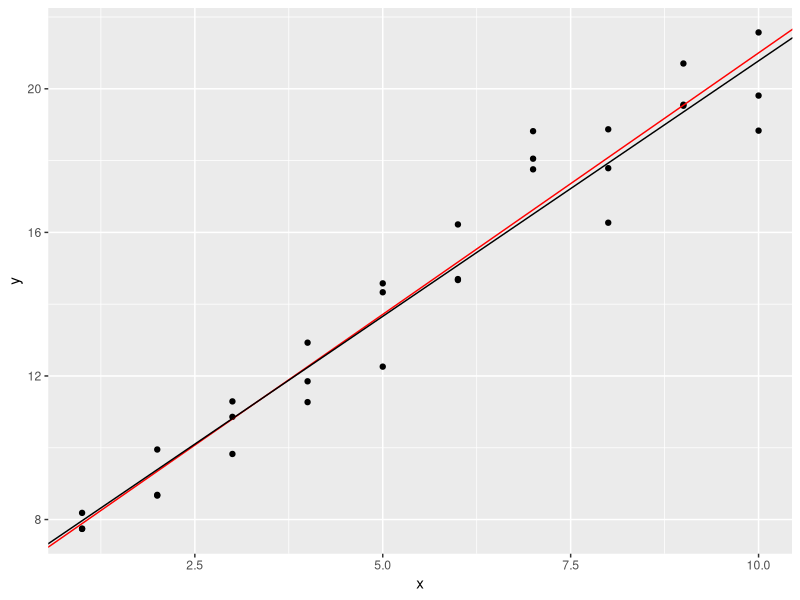
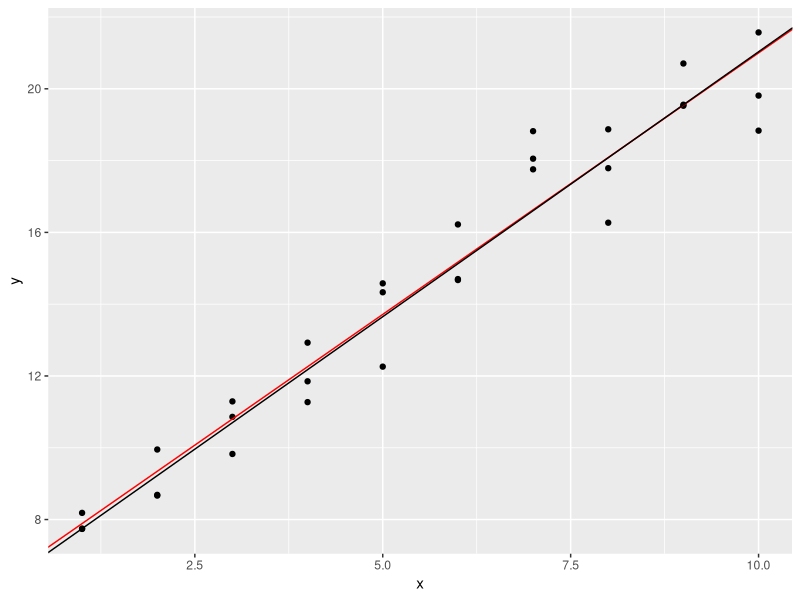
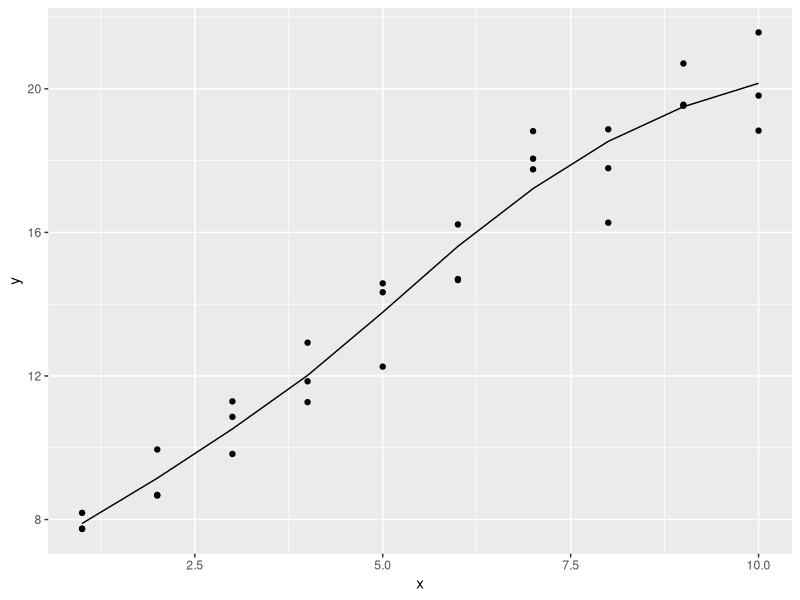
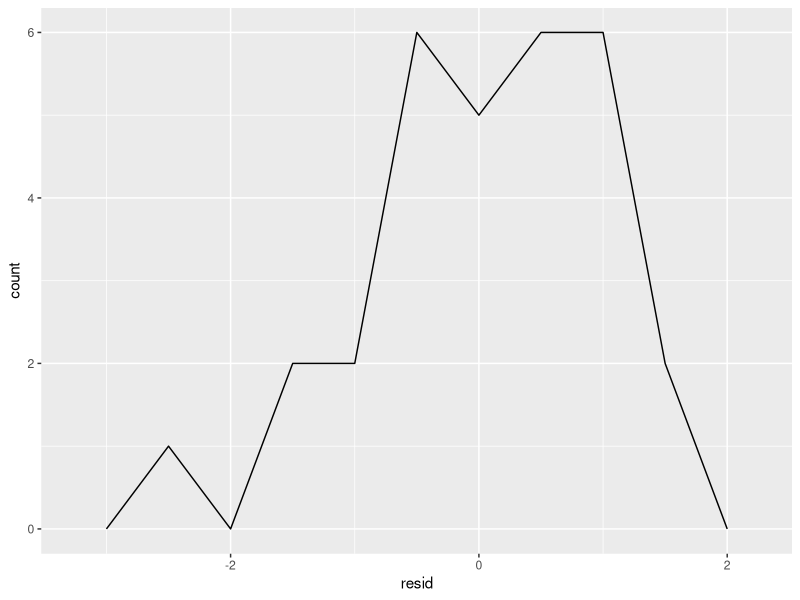
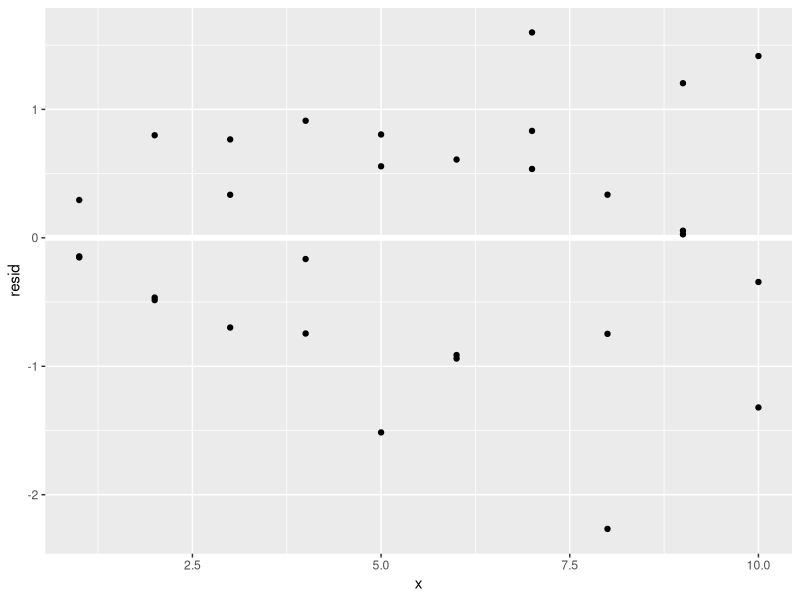
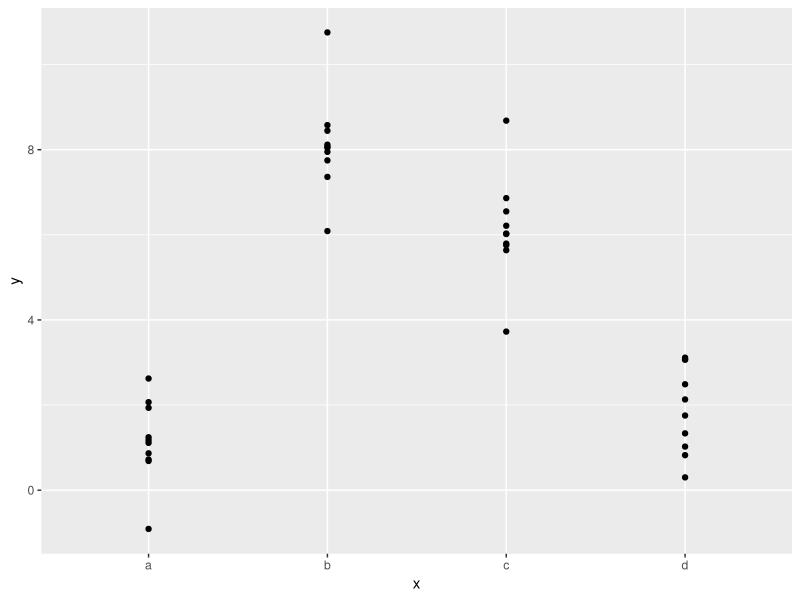
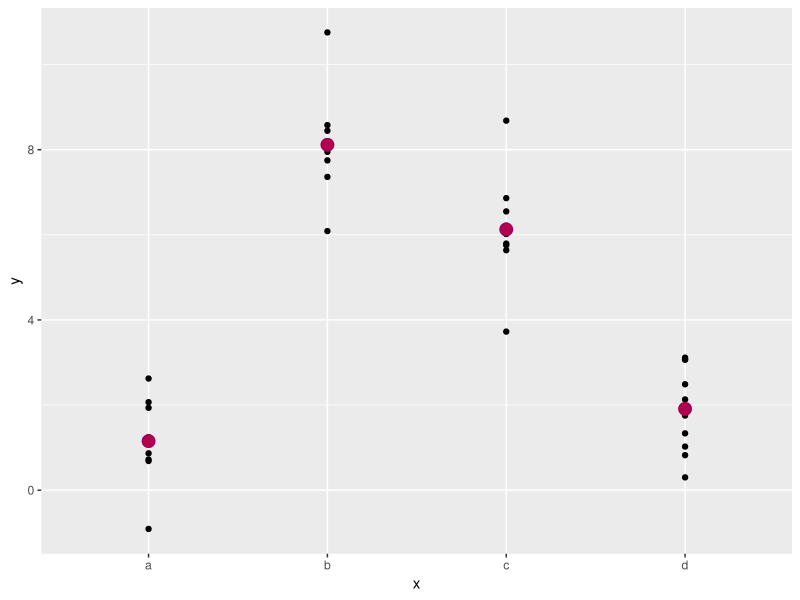
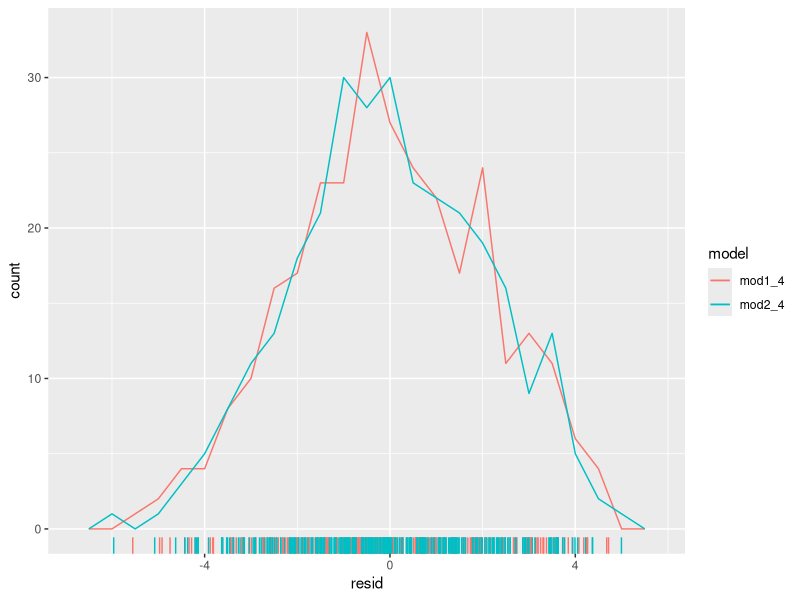

These figures' R source, in order:
#23 Model basics
library(tidyverse)
library(modelr)
library(ggplot2)
options(na.action = na.warn)


mod1f<-function(a,data){
  a[1]+data$x*a[2]
}



#23.2.1 Exercises

#1.One downside of the linear model is that it is sensitive to unusual values because the distance incorporates a squared term. Fit a linear model to the simulated data below, and visualise the results. Rerun a few times to generate different simulated datasets. What do you notice about the model?
  
sim1a <- tibble(
  x = rep(1:10, each = 3),
  y = x * 1.5 + 6 + rt(length(x), df = 2)
  )

sim1a_fil<-sim1a%>%filter(y<20)
mod1a<-lm(y~x, data = sim1a)
coefs_1a<-as.vector(coef(mod1a))
mod2a<-lm(y~x, data = sim1a_fil)
coefs_2a<-as.vector(coef(mod2a))
ggplot(sim1a, aes(x,y))+
  geom_point()+
  geom_abline(data=coefs_1a, slope = coefs_1a[2], intercept = coefs_1a[1], color = "red")+
  geom_abline(data=coefs_2a, slope = coefs_2a[2], intercept = coefs_2a[1])
##Outlier play a major rol in the slope of the model.


#2.One way to make linear models more robust is to use a different distance measure. For example, instead of root-mean-squared distance, you could use mean-absolute distance:

model1 <- function(a, data) {
  a[1] + data$x * a[2]
}
model1(c(7, 1.5), sim1a)

measure_distance <- function(mod, data) {
  diff <- data$y - model1(mod, data)
  mean(abs(diff))
}


best <- optim(c(0, 0), measure_distance, data = sim1a)
model1(best$par, sim1a)
coefs2<-best$par
ggplot(sim1a, aes(x,y))+
  geom_point()+
  geom_abline(data=coefs_1a, slope = coefs_1a[2], intercept = coefs_1a[1], color = "red")+
  geom_abline(data=coefs2, slope = coefs2[2], intercept = coefs2[1])
coefs_1a
coefs2

#Use optim() to fit this model to the simulated data above and compare it to the linear model.
##Well, it appears to have a steeper slope, and thus, less affected by the outlier.


#3.One challenge with performing numerical optimisation is that it’s only guaranteed to find one local optimum. What’s the problem with optimising a three parameter model like this?

model2 <- function(a, data) {
  a[1] + data$x * a[2] + a[3]
}

model2(c(0,0,0), sim1a)
best <- optim(c(0, 0,0), measure_distance, data = sim1a)
coefs3<-best$par

##The problem is that it will have the same fit, since what was before a[1] now is (a[1]+a[3])
##and won't change the slope. In this case the only way would be to a have a polynomial alternative.
##because the a[3] would be independent from "x" and thus, "x" wouldn't affect the outcome



#23.3.3 Exercises

#1.Instead of using lm() to fit a straight line, you can use loess() to fit a smooth curve. Repeat the process of model fitting, grid generation, predictions, and visualisation on sim1 using loess() instead of lm(). How does the result compare to geom_smooth()?

modsim2<-loess(y ~ x, data = sim1a)
sim1a <- sim1a %>% 
  add_predictions(modsim2)
sim1a%>%ggplot(aes(x, y))+
  geom_point()+geom_line(aes(y = pred))


sim1a<-sim1a%>%add_residuals(modsim2)

ggplot(sim1a, aes(resid)) + 
  geom_freqpoly(binwidth = 0.5)
#With a polynomial model we see that residuals are much more common around 0. With means a better fit.

ggplot(sim1a, aes(x, resid)) + 
  geom_ref_line(h = 0) +
  geom_point() 
##

#2.add_predictions() is paired with gather_predictions() and spread_predictions(). How do these three functions differ?
?add_predictions ##A data frame. add_prediction adds a single new column, .pred, to the input dat


?gather_predictions ##spread_predictions adds one column for each model.

?spread_predictions ##gather_predictions adds two columns .model and .pred, and repeats the input rows for each model.

##Answ from docs, but this is useful because it gives the models the analogous tools for wrangling data about the model.

?spread
#3.What does geom_ref_line() do? What package does it come from? Why is displaying a reference line in plots showing residuals useful and important?

?geom_ref_line()
##Comes from modelr package
##It is useful to have a reference line because is a way of visualize how much a residual differs from the ideal, which would be zero (in which case the model captured perfectly the "y")
#4.Why might you want to look at a frequency polygon of absolute residuals? What are the pros and cons compared to looking at the raw residuals?
##Because if the residuals folllow a known distribution it might bring insight about the model, the dataset and the next step in the investigation 
##One of the cons could be that it smoothes the line of residuals, and if positive and negative residuals alternate a lot it might give the impression of something happening there

#23.4.5 Exercises

#1.What happens if you repeat the analysis of sim2 using a model without an 
#intercept. What happens to the model equation? What happens to the predictions?

sim2%>%ggplot(aes(x,y))+geom_point()
mod2w <- lm(y ~ x - 1, data = sim2)
mod2 <- lm(y ~ x , data = sim2)

coef(mod2w)
coef(mod2)
gridw<-sim2%>%
  data_grid(x)%>%
  add_predictions(mod2w)

grid<-sim2%>%
  data_grid(x)%>%
  add_predictions(mod2)

grid
sim2%>%ggplot(aes(x))+
  geom_point(aes(y=y))+
  geom_point(data = gridw, aes(y = pred), color = "red", size = 4)+
  geom_point(data = grid, aes(y = pred), color = "blue", size = 4, alpha = 0.3)
##The model equation changes its coefs and the predictions stay the same.



#2.Use model_matrix() to explore the equations generated for the models I fit to sim3 and sim4. Why is * a good shorthand for interaction?
mod1_sim3<- lm(y ~ x1 + x2, data = sim3)
x3<-model_matrix(sim3, mod1_sim3)
sum(x3[["x1:x2b"]] == (x3[["x1"]] * x3[["x2b"]]))==length(x3$x1)


mod2_sim3<-lm(y ~ x1 * x2, data = sim3)
x3a<-model_matrix(sim3, mod2_sim3)
sum(x3a[["x1:x2b"]] == (x3a[["x1"]] * x3a[["x2b"]]))==length(x3a$x1)

##The asterisk `*` is good shorthand for an interaction since an interaction between `x1` and `x2` includes terms for `x1`, `x2`, and the product of `x1` and `x2`.


#3.Using the basic principles, convert the formulas in the following two models into functions. (Hint: start by converting the categorical variable into 0-1 variables.)

mod1 <- lm(y ~ x1 + x2, data = sim3)
mod2 <- lm(y ~ x1 * x2, data = sim3)


sim3t<-sim3%>%
  mutate(v = 1)%>%
  spread(x2,v)%>%
  arrange(y)
sim3t[is.na(sim3t)]<-0

sim3t_mod<-model_matrix(sim3,mod1)
sim3t<-sim3t%>%
  arrange(x1)%>%
  mutate(Intercept=1)%>%
  select(Intercept,x1,b:d)

all(sim3t$d==sim3t_mod$x1d)


#4.For sim4, which of mod1 and mod2 is better? I think mod2 does a slightly better job at removing patterns, but it’s pretty subtle. Can you come up with a plot to support my claim?

mod1_4 <- lm(y ~ x1 + x2, data = sim4)
mod2_4 <- lm(y ~ x1 * x2, data = sim4)
sim4
library(modelr)

sim4_mods <- sim4 %>% 
  gather_residuals(mod1_4, mod2_4)

ggplot(sim4_mods, aes(x = resid, colour = model)) +
  geom_freqpoly(binwidth = 0.5) +
  geom_rug()
